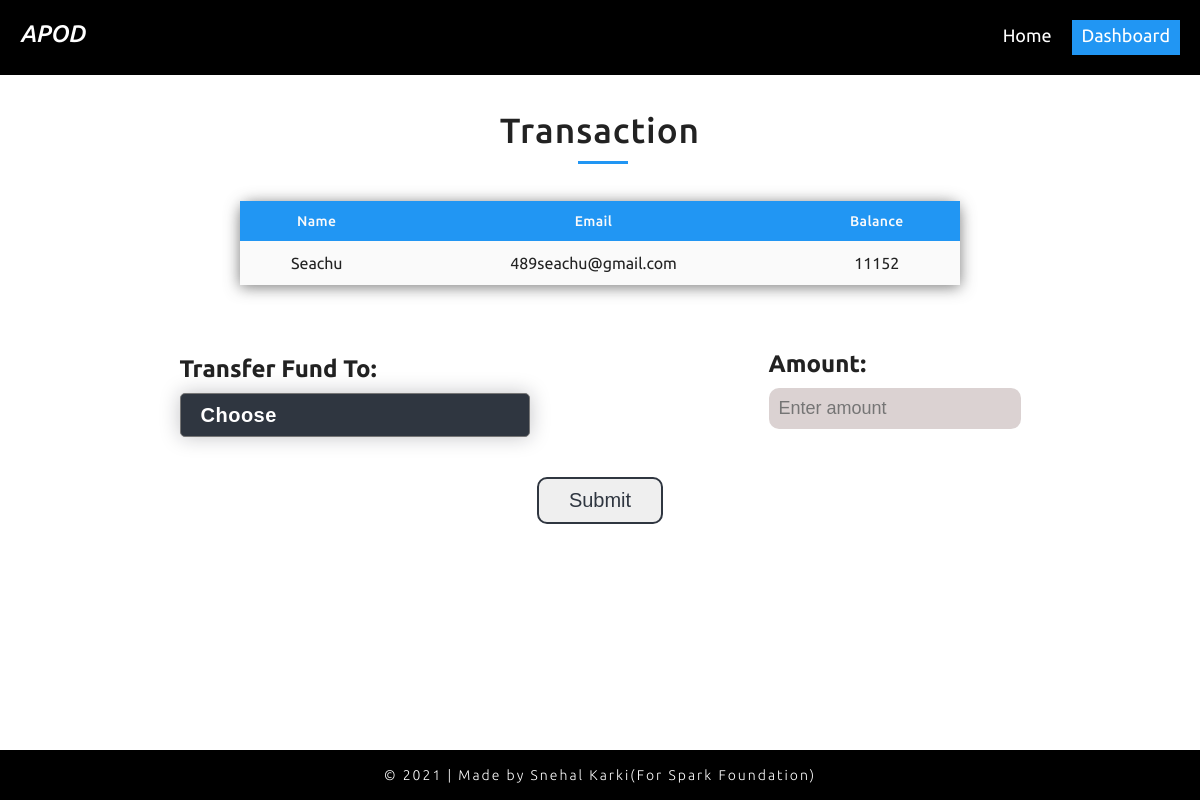
The app's page /transfer.php?selectedUserDetails=3 with its own data.
### tables this page shows
CREATE TABLE `bankdetails` (
  `id` int(4) NOT NULL,
  `name` varchar(30) NOT NULL,
  `email` varchar(50) NOT NULL,
  `balance` int(11) NOT NULL
);

### transfer.php (the view, shortened to what this page needs)
<?php
    include 'nav.php';
?>
<section class="transfer">
    <form class="send" method="post">
        <h1 class="title">Transaction</h1>
        <table class="table-user table-transfer">
            <thead>
                <tr>
                    <th>Name</th>
                    <th>Email</th>
                    <th>Balance</th>
                </tr>
            </thead>
            <?php
                include 'config.php';
                if(isset($_GET['selectedUserDetails'])){
                    $id = $_GET['selectedUserDetails'];
                    $sql = "select * from `bankdetails` where id = $id";
                    $res = mysqli_query($con,$sql);
                    if($res)
                     {
                        $row = mysqli_fetch_assoc($res);
                        $name = $row['name'];
                        $email = $row['email'];
                        $balance = $row['balance'];
                        echo '
                        <tr>
                        <td data-value="Name">'.$name.'</td>
                        <td data-value="Email">'.$email.'</td>
                        <td data-value="Balance">'.$balance.'</td>
                        </tr>
                        ';
                    }
                }
            ?>
        </table>
        <div class="transfer-container">
            <div class="send-item">
                <h2>Transfer Fund To:</h2>
                <select name="item" required>
                    <option value="" disabled selected>Choose</option>
                </select>
            </div>
            <div class="amount">
                <h2>Amount:</h2>
                <input type="number" name="amount" placeholder="Enter amount">
            </div>
        </div>
        <div class="transfer-button">
            <input type="submit" name="submit" value="Submit">
        </div>
    </form>
</section>
<footer class="transfer-footer">
    <h4>© 2021 | Made by Snehal Karki(For Spark Foundation)</h4>
</footer>

### css/style.css (style rules this page uses)
* { margin: 0; padding: 0; box-sizing: border-box; user-select: none; -webkit-tap-highlight-color: transparent; outline: none; overflow-x: unset; }
:root { --primary-color: #2196F3; --secondary-color: #222; }
html { font-family: 'Ubuntu', sans-serif; color: var(--secondary-color); scroll-behavior: smooth; }
h1 { font-size: 25px; font-weight: 400; letter-spacing: 1px; word-spacing: 2px; }
section { padding: 30px 60px; }
.title { text-align: center; margin-bottom: 20px; position: relative; }
.title::after { position: absolute; display: block; content: ""; width: 50px; height: 3px; margin-top: 10px; left: 48%; background-color: var(--primary-color); }
.table-user { margin-top: -20px; width: 100%; box-shadow: 0 2px 15px rgba(64, 64, 64, .7); border-collapse: collapse; border-spacing: 0; border-radius: 12px 12px 0 0; }
.table-user th { background-color: var(--primary-color); }
.table-user thead tr th { font-size: 14px; font-weight: 500; color: #fafafa; letter-spacing: 0.35px; opacity: 1; padding: 12px; vertical-align: top; }
tr { background-color: #fafafa; }
td, th { padding: 13px 10px; text-align: center; font-size: 16px; }
.transfer-button { margin: 40px 0 20px 0; text-align: center; }
.transfer-button input { border: 2px solid #2f3640; color: #2f3640; padding: 10px 30px; font-size: 20px; border-radius: 10px; cursor: pointer; margin-bottom: 40px; transition: all 0.5s; }
.transfer-container { display: flex; justify-content: space-around; }
.transfer { margin-top: 10vh; }
.transfer h2 { margin: 10px 0; }
.send-item { margin-top: 60px; }
.amount { margin-top: 55px; }
.amount input[type=number] { -moz-appearance: textfield; background-color: #dbd2d2; border: none; padding: 10px; font-size: 18px; border-radius: 10px; }
.transfer h1 { font-size: 35px; font-weight: 500; text-align: center; }
.table-transfer { width: 720px; margin: 0 auto; margin-top: 50px; }
select { -webkit-appearance: none; -moz-appearance: none; appearance: none; width: 350px; padding: 10px 20px; font-family: 'Poppins', sans-serif; font-weight: 600; font-size: 20px; letter-spacing: 0.5px; cursor: pointer; background-color: #2F3640; color: #ffffff; border-radius: 5px; outline: none; box-shadow: 0 0 20px rgba(20, 20, 30, 0.25); overflow: visible; }
select option { background-color: #2F3640; letter-spacing: 1.2px; font-weight: 300; font-size: 18px; }
footer { position: fixed; width: 100%; left: 0; bottom: 0; z-index: 21; }
footer, .footer { background-color: black; height: 50px; line-height: 50px; text-align: center; color: white; letter-spacing: 2px; }
footer h4, .footer h4 { font-weight: 300; font-size: 14px !important; }

### records on screen
bankdetails: name "Seachu", email "489seachu@gmail.com", balance "11152"
